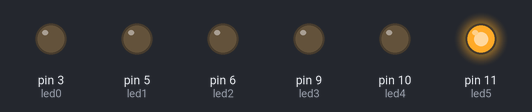
Recording of a sketch running on a simulated Arduino Uno, built with avr-gcc and run on an emulated ATmega328P. Parts: output pins drawn as LEDs (lit = HIGH).

Above: at 0.05 s.
At 1.05 s:
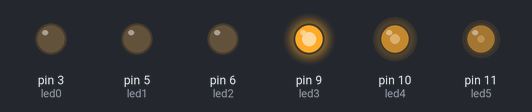
At 2.05 s:
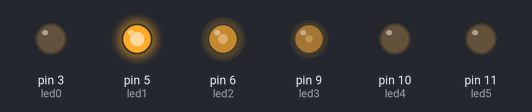
At 4.05 s:
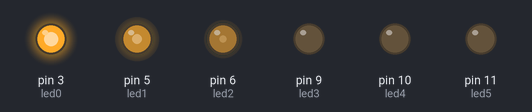
At 6.05 s:
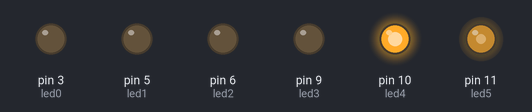
At 8.0 s:
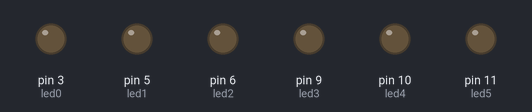
Timing chart, 0 to 10.4 s (numbered marks = the images above):
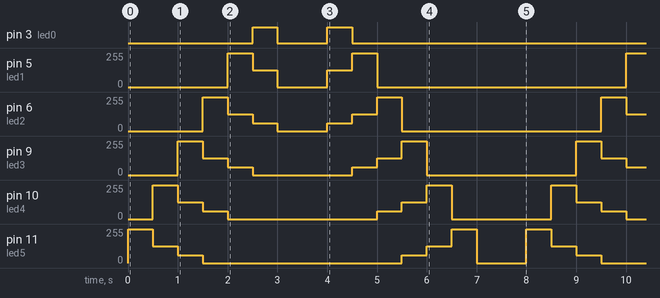

Measured:
- by itself, pin 3 (led0): repeats every 8.0 s: LOW 1.0 s, HIGH 0.50 s, LOW 6.0 s, HIGH 0.50 s
- by itself, pin 5 (led1): repeats every 8.0 s: 125/255 0.50 s, 0/255 1.0 s, 125/255 0.50 s, 255/255 0.50 s, 0/255 5.0 s, 255/255 0.50 s
- by itself, pin 6 (led2): repeats every 8.0 s: 125/255 0.50 s, 60/255 0.50 s, 0/255 1.0 s, 60/255 0.50 s, 125/255 0.50 s, 255/255 0.50 s, 0/255 4.0 s, 255/255 0.50 s
- by itself, pin 9 (led3): repeats every 8.0 s: 125/255 0.50 s, 60/255 0.50 s, 0/255 2.0 s, 60/255 0.50 s, 125/255 0.50 s, 255/255 0.50 s, 0/255 3.0 s, 255/255 0.50 s

The sketch:

Ex._2.ino
```cpp
/****************************************************************
**                                                             **
**                         TÍTOL:                              **
**          Posar un nom representatiu del programa            **
**                                                             **
**  NOM: Alex P                      DATA: xx/xx/20xx **
****************************************************************/
//************************ INCLUDE ******************************

//*********************** VARIABLES *****************************
const byte led0 = 3;          // donar nom al pin 3 de l’Arduino
const byte led1 = 5;          // donar nom al pin 5 de l’Arduino
const byte led2 = 6;          // donar nom al pin 6 de l’Arduino
const byte led3 = 9;          // donar nom al pin 9 de l’Arduino
const byte led4 = 10;         // donar nom al pin 10 de l’Arduino
const byte led5 = 11;         // donar nom al pin 11 de l’Arduino
unsigned long velocitat = 500;         // velocitat de l'acció en ms
//********** Setup ****************************************************************
void setup()
{
  pinMode(led0, OUTPUT);     // definir el pin 3 com una sortida
  pinMode(led1, OUTPUT);     // definir el pin 5 com una sortida
  pinMode(led2, OUTPUT);     // definir el pin 6 com una sortida
  pinMode(led3, OUTPUT);     // definir el pin 9 com una sortida
  pinMode(led4, OUTPUT);     // definir el pin 10 com una sortida
  pinMode(led5, OUTPUT);     // definir el pin 11 com una sortida
}

//********** Loop *****************************************************************
void loop()
{
  analogWrite(led0, 0);
  analogWrite(led1, 0);
  analogWrite(led2, 0);
  analogWrite(led3, 0);
  analogWrite(led4, 0);
  analogWrite(led5, 255);

  delay(velocitat);

  analogWrite(led0, 0);
  analogWrite(led1, 0);
  analogWrite(led2, 0);
  analogWrite(led3, 0);
  analogWrite(led4, 255);
  analogWrite(led5, 125);

  delay(velocitat);

  analogWrite(led0, 0);
  analogWrite(led1, 0);
  analogWrite(led2, 0);
  analogWrite(led3, 255);
  analogWrite(led4, 125);
  analogWrite(led5, 60);

  delay(velocitat);

  analogWrite(led0, 0);
  analogWrite(led1, 0);
  analogWrite(led2, 255);
  analogWrite(led3, 125);
  analogWrite(led4, 60);
  analogWrite(led5, 0);

  delay(velocitat);

  analogWrite(led0, 0);
  analogWrite(led1, 255);
  analogWrite(led2, 125);
  analogWrite(led3, 60);
  analogWrite(led4, 0);
  analogWrite(led5, 0);

  delay(velocitat);

  analogWrite(led0, 255);
  analogWrite(led1, 125);
  analogWrite(led2, 60);
  analogWrite(led3, 0);
  analogWrite(led4, 0);
  analogWrite(led5, 0);

  delay(velocitat);

  analogWrite(led0, 0);
  analogWrite(led1, 0);
  analogWrite(led2, 0);
  analogWrite(led3, 0);
  analogWrite(led4, 0);
  analogWrite(led5, 0);

  delay(velocitat);

  analogWrite(led0, 0);
  analogWrite(led1, 0);
  analogWrite(led2, 0);
  analogWrite(led3, 0);
  analogWrite(led4, 0);
  analogWrite(led5, 0);

  delay(velocitat);

  analogWrite(led0, 255);
  analogWrite(led1, 125);
  analogWrite(led2, 60);
  analogWrite(led3, 0);
  analogWrite(led4, 0);
  analogWrite(led5, 0);

  delay(velocitat);

  analogWrite(led0, 0);
  analogWrite(led1, 255);
  analogWrite(led2, 125);
  analogWrite(led3, 60);
  analogWrite(led4, 0);
  analogWrite(led5, 0);

  delay(velocitat);

  analogWrite(led0, 0);
  analogWrite(led1, 0);
  analogWrite(led2, 255);
  analogWrite(led3, 125);
  analogWrite(led4, 60);
  analogWrite(led5, 0);

  delay(velocitat);

  analogWrite(led0, 0);
  analogWrite(led1, 0);
  analogWrite(led2, 0);
  analogWrite(led3, 255);
  analogWrite(led4, 125);
  analogWrite(led5, 60);

  delay(velocitat);

  analogWrite(led0, 0);
  analogWrite(led1, 0);
  analogWrite(led2, 0);
  analogWrite(led3, 0);
  analogWrite(led4, 255);
  analogWrite(led5, 125);

  delay(velocitat);

  analogWrite(led0, 0);
  analogWrite(led1, 0);
  analogWrite(led2, 0);
  analogWrite(led3, 0);
  analogWrite(led4, 0);
  analogWrite(led5, 255);

  delay(velocitat);

  analogWrite(led0, 0);
  analogWrite(led1, 0);
  analogWrite(led2, 0);
  analogWrite(led3, 0);
  analogWrite(led4, 0);
  analogWrite(led5, 0);

  delay(velocitat);

  analogWrite(led0, 0);
  analogWrite(led1, 0);
  analogWrite(led2, 0);
  analogWrite(led3, 0);
  analogWrite(led4, 0);
  analogWrite(led5, 0);

  delay(velocitat);
}
//********** Funcions *************************************************************
```
